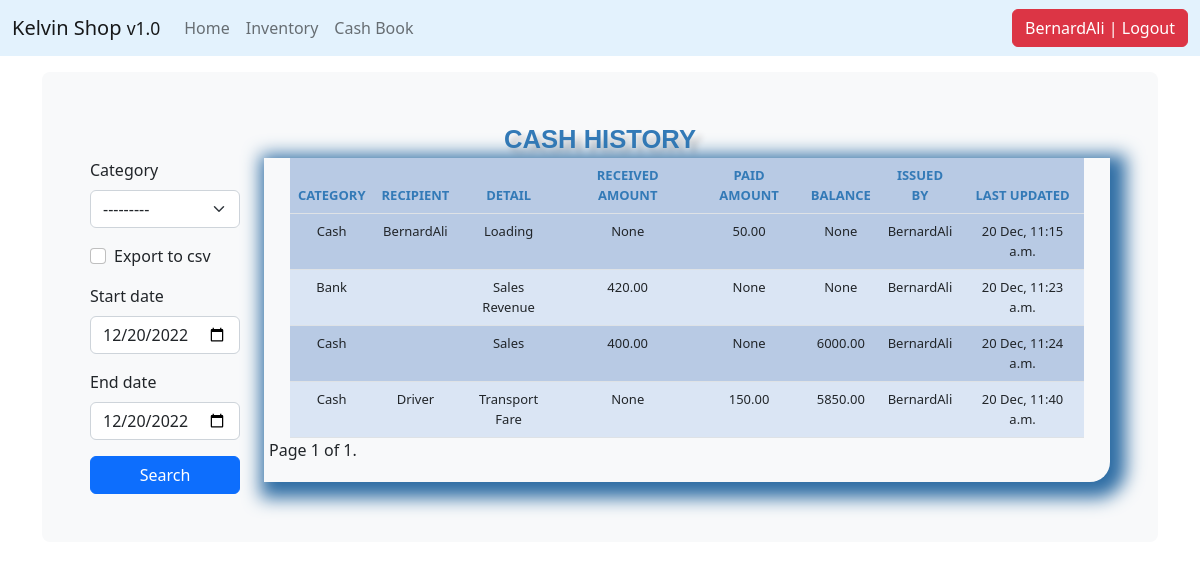
/cash_history/ (signed in), run on the app's committed database.
### core/models.py (models this page shows, shortened)
class CashHistory(models.Model):
    category = models.CharField(max_length=50, blank=True, null=True, choices=CASH_CHOICE)
    recipient = models.CharField(max_length=50, blank=True, null=True)
    detail = models.TextField(max_length=50, blank=True, null=True)
    created_on = models.DateTimeField(auto_now_add=True)
    amount_in = models.DecimalField(max_digits=10, decimal_places=2, blank=True, null=True)
    amount_out = models.DecimalField(max_digits=10, decimal_places=2, blank=True, null=True)
    impriest_level = models.DecimalField(max_digits=10, decimal_places=2, blank=True, null=True)
    balance = models.DecimalField(max_digits=10, decimal_places=2, blank=True, null=True)
    issue_by = models.CharField(max_length=50, blank=True, null=True)
    last_updated = models.DateTimeField(auto_now=True, blank=True, null=True)

### core/views.py (the view, shortened to what this page needs)
# urls.py: path('cash_history/', views.cash_history, name='cash_history'),
@login_required
def cash_history(request):
    header = 'CASH HISTORY'
    queryset = CashHistory.objects.all()
    paginator = Paginator(queryset, 15)
    page_number = request.GET.get('page')
    queryset = paginator.get_page(page_number)
    form = CashHistorySearchForm(request.POST or None)
    context = {
        "header": header,
        "queryset": queryset,
        "form": form,
    }
    return render(request, "cash_history.html", context)

### core/forms.py
class CashHistorySearchForm(forms.ModelForm):
    export_to_CSV = forms.BooleanField(required=False)
    start_date = forms.DateTimeField(widget=forms.widgets.DateInput(attrs={'type': 'date'}),
                                     required=False, initial=timezone.now)
    end_date = forms.DateTimeField(widget=forms.widgets.DateInput(attrs={'type': 'date'}),
                                   required=False, initial=timezone.now)
    class Meta:
        model = Cash
        fields = ['category', 'detail', 'export_to_CSV', 'start_date', 'end_date']

### templates/cash_history.html (shortened to what this page needs)
{% extends 'base.html' %}
{% load crispy_forms_tags %}
{% block content %}
	<div class="header">{{header}}</div>
    <div class="row">
        <div class="col-sm-2">
            <form method='POST' action=''>{% csrf_token %}
            {{form|crispy}}
            <input type="submit" value='Search' class="btn btn-primary mybutton"/>
        </form>
        </div>
        <br>
        <div class="col-sm-10">
            <div class="display_table">
        <table class='table'>
          <thead>
            <tr>
              <th>CATEGORY</th>
              <th>RECIPIENT</th>
              <th>DETAIL</th>
              <th>RECEIVED AMOUNT</th>
              <th>PAID AMOUNT</th>
              <th>BALANCE</th>
              <th>ISSUED BY</th>
              <th>LAST UPDATED</th>
            </tr>
          </thead>
        {% for instance in queryset %}
            <tr>
              <td>{{instance.category}}</td>
              <td>{{instance.recipient}}</td>
              <td>{{instance.detail}}</td>
              <td>{{instance.amount_in}}</td>
              <td>{{instance.amount_out}}</td>
              <td>{{instance.balance}}</td>
              <td>{{instance.issue_by}}</td>
              <td>{{instance.last_updated|date:"d M, h:i a"}}</td>
            </tr>
        {% endfor %}
      </table>
                <div class="pagination">
    <span class="step-links">
        <span class="current">
            Page {{ queryset.number }} of {{ queryset.paginator.num_pages }}.
        </span>
    </span>
</div>
    </div>
        </div>
    </div>
{% endblock %}

### templates/nav.html (shortened to what this page needs)
<nav class="navbar navbar-expand-md fixed-top" style="background-color: #e3f2fd;">
      <div class="container-fluid">
        <a class="navbar-brand" href="{% url 'home' %}">Kelvin Shop <small>v1.0</small></a>
        <div class="collapse navbar-collapse" id="navbarCollapse">
          <ul class="navbar-nav me-auto mb-2 mb-md-0">
            <li class="nav-item">
              <a class="nav-link" aria-current="page" href="{% url 'home' %}">Home</a>
            </li>
            {% if request.user.is_authenticated %}
              <li class="nav-item">
                <a class="nav-link" aria-current="page" href="{% url 'list_items' %}">Inventory</a>
              </li>
              <li class="nav-item">
                <a class="nav-link" aria-current="page" href="{% url 'cash_items' %}">Cash Book</a>
              </li>
            {% endif %}
          </ul>
          <ul class="navbar-nav">
              {% if request.user.is_authenticated %}
              <li><a href="/accounts/logout"><button class="btn btn-danger">{{ user }} | Logout</button></a></li>
              {% else %}
              <li><a href="/accounts/login">Login</a></li>
              {% endif %}
          </ul>
        </div>
      </div>
    </nav>

### static/css/style.css (style rules this page uses)
body { padding-top: 4.5rem; }
.table { font-size: 13px; text-align: center; width: 95%; margin: auto; text-align: center; }
.table tr:nth-child(odd) { background: #B8CAE4 }
.table tr:nth-child(even) { background: #dae5f4 }
th { color: #337ab7; }
.display_table { border-bottom-right-radius: 20px; padding-left: 5px; padding-right: 5px; padding-bottom: 20px; box-shadow: 0.4rem 0.4rem 1.1rem 0.6rem #2e6da4; }
.header { font-family: helvetica; color: #337ab7; font-size: 1.6rem; text-align: center; width: 100%; text-shadow: 6px 6px 6px #c9c6c6; display: block; font-weight: bolder; }
.mybutton { width: 100%; }

### data on the page
CashHistory: category "Cash", recipient "BernardAli", detail "Loading", amount_in "None", amount_out "50.00", balance "None", issue_by "BernardAli", last_updated "20 Dec, 11:15 a.m."
CashHistory: category "Bank", detail "Sales Revenue", amount_in "420.00", amount_out "None", balance "None", issue_by "BernardAli", last_updated "20 Dec, 11:23 a.m."
CashHistory: category "Cash", detail "Sales", amount_in "400.00", amount_out "None", balance "6000.00", issue_by "BernardAli", last_updated "20 Dec, 11:24 a.m."
CashHistory: category "Cash", recipient "Driver", detail "Transport Fare", amount_in "None", amount_out "150.00", balance "5850.00", issue_by "BernardAli", last_updated "20 Dec, 11:40 a.m."

### other printed values
{{ user }} "BernardAli"
{{ header }} "CASH HISTORY"
{{ queryset.number }} "1"
{{ queryset.paginator.num_pages }} "1"
